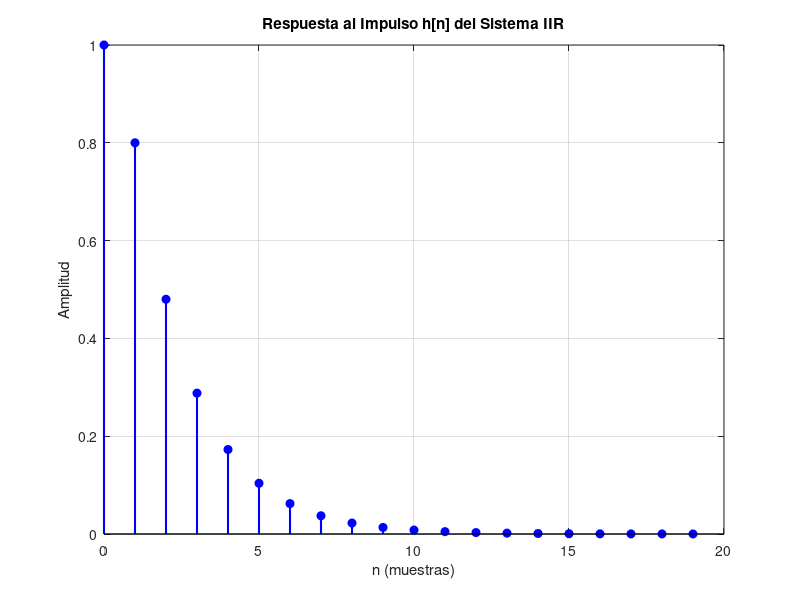

Write MATLAB code to recreate this figure. (Note: this script raises an error after producing the figure.)
#la parte 1 esta hecha en la carpeta

#####################################
#parte 2
N=20;
n = 0:N-1;
#Generamos el impulso unitario (1 seguido de 19 ceros)
delta = [1, zeros(1, N-1)];
# Definimos los coeficientes del sistema a partir de la ecuación
B = [1, 0.2];   # Coeficientes de la entrada x
A = [1, -0.6];  # Coeficientes de la salida y
#calculo con filter porque al necesitar entradas pasadas no me sirve mi func armada porq esta armada para FIR
h = filter(B, A, delta);

% Graficamos
figure;
stem(n, h, 'filled', 'b', 'LineWidth', 1.5);
title('Respuesta al Impulso h[n] del Sistema IIR');
xlabel('n (muestras)');
ylabel('Amplitud');
grid on;


###################################################################################
#parte 3
L = 10;
x = ones(1, L);
M = length(h); % h (de 20 muestras) sigue en memoria

% a) Sumatoria de convolución
y_a = conv_lineal(x, h);

% b) Representación matricial
N_total = L + M - 1; % Longitud teórica: 10 + 20 - 1 = 29
H_matriz = zeros(N_total, L); % Matriz de 29 filas x 10 columnas

% Llenamos la matriz columna por columna desplazando 'h' hacia abajo
for col = 1:L
#arranca en col y va hasta col+m-1           columna
    H_matriz(col : col + M - 1, col) = h'; #relleno con h transpuesto
end

% Multiplicación matricial clásica y transposición para graficar
y_b = (H_matriz * x')';
#matriz por vector columna y la vuelvo columna

% c) Convolución circular (con zero-padding)
N_total = L + M - 1; % 10 + 20 - 1 = 29
x_pad = [x, zeros(1, N_total - L)];
h_pad = [h, zeros(1, N_total - M)];
y_c = conv_circ(x_pad, h_pad);

% d) Verificación (Comparamos que los resultados coincidan)
error_ab = max(abs(y_a - y_b));
error_ac = max(abs(y_a - y_c));

disp('--- Resultados de la Verificación ---');
disp(['Error máximo entre Método A y B: ', num2str(error_ab)]);
disp(['Error máximo entre Método A y C: ', num2str(error_ac)]);

% VISUALIZACIÓN
figure;
subplot(3,1,1);
stem(y_a, 'filled', 'b');
title('a) Convolución Lineal (Sumatoria)');
grid on;

subplot(3,1,2);
stem(y_b, 'filled', 'r');
title('b) Representación Matricial');
grid on;

subplot(3,1,3);
stem(y_c, 'filled', 'g');
title('c) Convolución Circular (con Zero-Padding)');
pause(50);
grid on;
